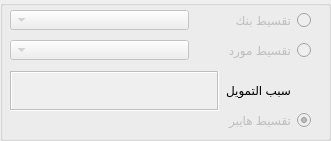
   <widget class="QGroupBox" name="groupBox_4">
    <property name="enabled">
     <bool>true</bool>
    </property>
    <property name="geometry">
     <rect>
      <x>320</x>
      <y>110</y>
      <width>331</width>
      <height>141</height>
     </rect>
    </property>
    <property name="layoutDirection">
     <enum>Qt::RightToLeft</enum>
    </property>
    <property name="title">
     <string/>
    </property>
    <widget class="QRadioButton" name="RBTN_hyperone">
     <property name="enabled">
      <bool>false</bool>
     </property>
     <property name="geometry">
      <rect>
       <x>200</x>
       <y>110</y>
       <width>111</width>
       <height>20</height>
      </rect>
     </property>
     <property name="layoutDirection">
      <enum>Qt::RightToLeft</enum>
     </property>
     <property name="text">
      <string>تقسيط هايبر</string>
     </property>
     <property name="checked">
      <bool>true</bool>
     </property>
    </widget>
    <widget class="QComboBox" name="Qcombo_vendor">
     <property name="enabled">
      <bool>false</bool>
     </property>
     <property name="geometry">
      <rect>
       <x>10</x>
       <y>40</y>
       <width>179</width>
       <height>20</height>
      </rect>
     </property>
     <property name="layoutDirection">
      <enum>Qt::RightToLeft</enum>
     </property>
    </widget>
    <widget class="QWidget" name="horizontalLayoutWidget_3">
     <property name="geometry">
      <rect>
       <x>10</x>
       <y>70</y>
       <width>281</width>
       <height>42</height>
      </rect>
     </property>
     <layout class="QHBoxLayout" name="horizontalLayout_5">
      <item>
       <widget class="QLabel" name="label_24">
        <property name="maximumSize">
         <size>
          <width>9000</width>
          <height>167</height>
         </size>
        </property>
        <property name="layoutDirection">
         <enum>Qt::RightToLeft</enum>
        </property>
        <property name="text">
         <string>&lt;html&gt;&lt;head/&gt;&lt;body&gt;&lt;p align=&quot;right&quot;&gt;سبب التمويل&lt;/p&gt;&lt;/body&gt;&lt;/html&gt;</string>
        </property>
        <property name="scaledContents">
         <bool>false</bool>
        </property>
        <property name="margin">
         <number>0</number>
        </property>
        <property name="indent">
         <number>-1</number>
        </property>
       </widget>
      </item>
      <item>
       <widget class="QTextEdit" name="QTEdit_sponsorReason">
        <property name="enabled">
         <bool>false</bool>
        </property>
        <property name="minimumSize">
         <size>
          <width>40</width>
          <height>0</height>
         </size>
        </property>
        <property name="maximumSize">
         <size>
          <width>16777215</width>
          <height>40</height>
         </size>
        </property>
        <property name="frameShape">
         <enum>QFrame::Box</enum>
        </property>
       </widget>
      </item>
     </layout>
    </widget>
    <widget class="QRadioButton" name="RBTN_vendor">
     <property name="enabled">
      <bool>false</bool>
     </property>
     <property name="geometry">
      <rect>
       <x>200</x>
       <y>40</y>
       <width>111</width>
       <height>20</height>
      </rect>
     </property>
     <property name="layoutDirection">
      <enum>Qt::RightToLeft</enum>
     </property>
     <property name="text">
      <string>تقسيط مورد</string>
     </property>
    </widget>
    <widget class="QComboBox" name="Qcombo_bank">
     <property name="enabled">
      <bool>false</bool>
     </property>
     <property name="geometry">
      <rect>
       <x>10</x>
       <y>10</y>
       <width>179</width>
       <height>20</height>
      </rect>
     </property>
     <property name="layoutDirection">
      <enum>Qt::RightToLeft</enum>
     </property>
    </widget>
    <widget class="QRadioButton" name="RBTN_bank">
     <property name="enabled">
      <bool>false</bool>
     </property>
     <property name="geometry">
      <rect>
       <x>200</x>
       <y>10</y>
       <width>111</width>
       <height>20</height>
      </rect>
     </property>
     <property name="layoutDirection">
      <enum>Qt::RightToLeft</enum>
     </property>
     <property name="text">
      <string>تقسيط بنك</string>
     </property>
     <property name="checked">
      <bool>false</bool>
     </property>
    </widget>
   </widget>
